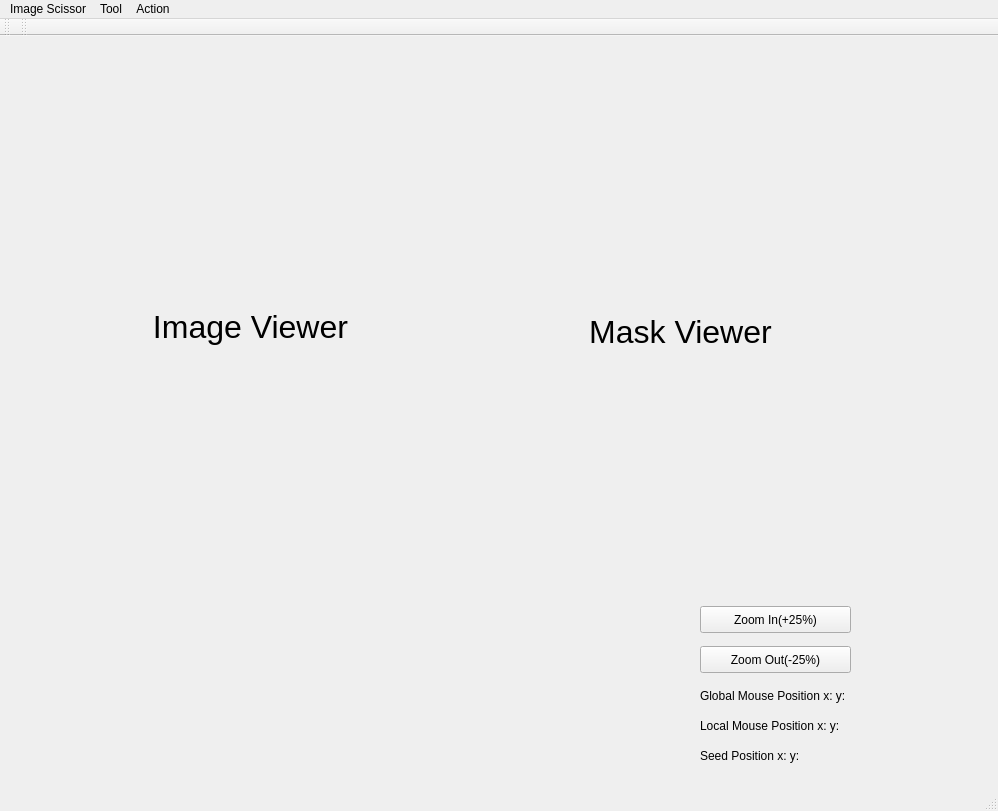
<?xml version="1.0" encoding="UTF-8"?>
<ui version="4.0">
 <class>MainWindow</class>
 <widget class="QMainWindow" name="MainWindow">
  <property name="geometry">
   <rect>
    <x>0</x>
    <y>0</y>
    <width>998</width>
    <height>811</height>
   </rect>
  </property>
  <property name="windowTitle">
   <string>MainWindow</string>
  </property>
  <widget class="QWidget" name="centralWidget">
   <widget class="QLabel" name="imgviewer_label">
    <property name="geometry">
     <rect>
      <x>30</x>
      <y>20</y>
      <width>441</width>
      <height>541</height>
     </rect>
    </property>
    <property name="font">
     <font>
      <pointsize>24</pointsize>
      <italic>false</italic>
     </font>
    </property>
    <property name="text">
     <string>Image Viewer</string>
    </property>
    <property name="textFormat">
     <enum>Qt::AutoText</enum>
    </property>
    <property name="alignment">
     <set>Qt::AlignCenter</set>
    </property>
   </widget>
   <widget class="QPushButton" name="zoomIn">
    <property name="geometry">
     <rect>
      <x>700</x>
      <y>570</y>
      <width>151</width>
      <height>27</height>
     </rect>
    </property>
    <property name="text">
     <string>Zoom In(+25%)</string>
    </property>
   </widget>
   <widget class="QPushButton" name="zoomOut">
    <property name="geometry">
     <rect>
      <x>700</x>
      <y>610</y>
      <width>151</width>
      <height>27</height>
     </rect>
    </property>
    <property name="text">
     <string>Zoom Out(-25%)</string>
    </property>
   </widget>
   <widget class="QLabel" name="local_mousepos_label">
    <property name="geometry">
     <rect>
      <x>700</x>
      <y>680</y>
      <width>281</width>
      <height>20</height>
     </rect>
    </property>
    <property name="text">
     <string>Local Mouse Position x: y:</string>
    </property>
   </widget>
   <widget class="QLabel" name="seedpos_label">
    <property name="geometry">
     <rect>
      <x>700</x>
      <y>710</y>
      <width>281</width>
      <height>20</height>
     </rect>
    </property>
    <property name="text">
     <string>Seed Position x: y:</string>
    </property>
   </widget>
   <widget class="QLabel" name="global_mousepos_label">
    <property name="geometry">
     <rect>
      <x>700</x>
      <y>650</y>
      <width>281</width>
      <height>20</height>
     </rect>
    </property>
    <property name="text">
     <string>Global Mouse Position x: y:</string>
    </property>
   </widget>
   <widget class="QLabel" name="maskviewer_label">
    <property name="geometry">
     <rect>
      <x>490</x>
      <y>80</y>
      <width>381</width>
      <height>431</height>
     </rect>
    </property>
    <property name="font">
     <font>
      <pointsize>24</pointsize>
      <italic>false</italic>
     </font>
    </property>
    <property name="text">
     <string>Mask Viewer</string>
    </property>
    <property name="textFormat">
     <enum>Qt::AutoText</enum>
    </property>
    <property name="alignment">
     <set>Qt::AlignCenter</set>
    </property>
   </widget>
  </widget>
  <widget class="QToolBar" name="mainToolBar">
   <attribute name="toolBarArea">
    <enum>TopToolBarArea</enum>
   </attribute>
   <attribute name="toolBarBreak">
    <bool>false</bool>
   </attribute>
  </widget>
  <widget class="QStatusBar" name="statusBar"/>
  <widget class="QMenuBar" name="menuBar">
   <property name="geometry">
    <rect>
     <x>0</x>
     <y>0</y>
     <width>998</width>
     <height>27</height>
    </rect>
   </property>
   <widget class="QMenu" name="menuImage_Scissor">
    <property name="title">
     <string>Image Scissor</string>
    </property>
    <addaction name="separator"/>
    <addaction name="separator"/>
    <addaction name="actionOpen_File"/>
    <addaction name="actionSave_Contour"/>
    <addaction name="actionSave_Mask"/>
    <addaction name="separator"/>
    <addaction name="actionExit"/>
   </widget>
   <widget class="QMenu" name="menuTool">
    <property name="title">
     <string>Tool</string>
    </property>
    <addaction name="actionPixel_Node"/>
    <addaction name="actionCost_Graph"/>
    <addaction name="actionMinimum_Path"/>
   </widget>
   <widget class="QMenu" name="menuAction">
    <property name="title">
     <string>Action</string>
    </property>
    <addaction name="actionSet_Seed"/>
    <addaction name="actionDelete_Latest_Seed"/>
   </widget>
   <addaction name="menuImage_Scissor"/>
   <addaction name="menuTool"/>
   <addaction name="menuAction"/>
  </widget>
  <widget class="QToolBar" name="toolBar">
   <property name="windowTitle">
    <string>toolBar</string>
   </property>
   <attribute name="toolBarArea">
    <enum>TopToolBarArea</enum>
   </attribute>
   <attribute name="toolBarBreak">
    <bool>false</bool>
   </attribute>
  </widget>
  <action name="actionSave_Contour">
   <property name="text">
    <string>Save Contour</string>
   </property>
   <property name="shortcut">
    <string>Ctrl+S</string>
   </property>
  </action>
  <action name="actionSave_Mask">
   <property name="text">
    <string>Save Mask</string>
   </property>
   <property name="shortcut">
    <string>Ctrl+Shift+S</string>
   </property>
  </action>
  <action name="actionExit">
   <property name="text">
    <string>Exit</string>
   </property>
   <property name="shortcut">
    <string>Esc</string>
   </property>
  </action>
  <action name="actionCost_Graph">
   <property name="text">
    <string>Cost Graph</string>
   </property>
   <property name="shortcut">
    <string>Ctrl+G</string>
   </property>
  </action>
  <action name="actionMinimum_Path">
   <property name="text">
    <string>Minimum Path</string>
   </property>
   <property name="shortcut">
    <string>Ctrl+M</string>
   </property>
  </action>
  <action name="actionSet_Seed">
   <property name="text">
    <string>Set Seed</string>
   </property>
   <property name="shortcut">
    <string>Ctrl+Space</string>
   </property>
  </action>
  <action name="actionDelete_Latest_Seed">
   <property name="text">
    <string>Delete Latest Seed</string>
   </property>
   <property name="shortcut">
    <string>Del</string>
   </property>
  </action>
  <action name="actionOpen_File">
   <property name="text">
    <string>Open File</string>
   </property>
   <property name="shortcut">
    <string>Ctrl+F</string>
   </property>
  </action>
  <action name="actionPixel_Node">
   <property name="text">
    <string>Pixel Node</string>
   </property>
   <property name="shortcut">
    <string>Ctrl+P</string>
   </property>
  </action>
 </widget>
 <layoutdefault spacing="6" margin="11"/>
 <resources/>
 <connections/>
</ui>
